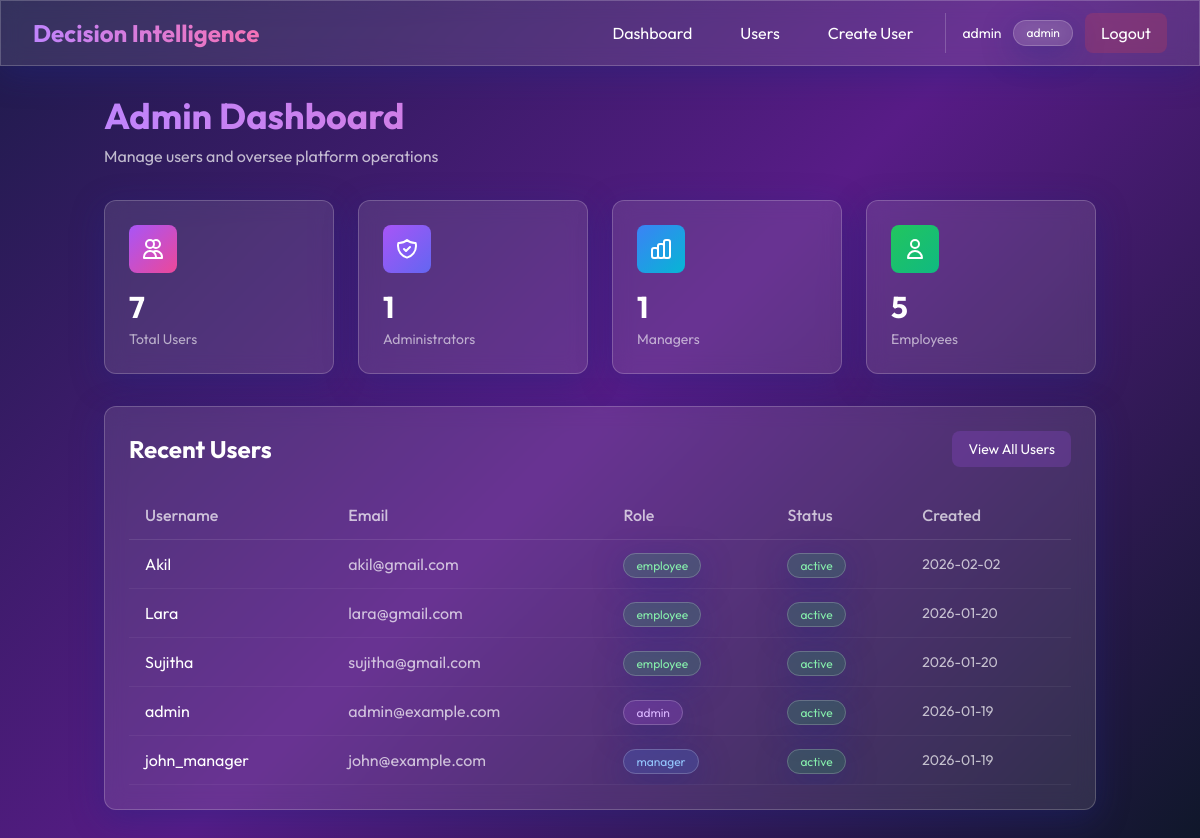
The app's page /admin/dashboard (signed in) with its own data.
### app.py (models this page shows, shortened)
class User(UserMixin, db.Model):
    id = db.Column(db.Integer, primary_key=True)
    username = db.Column(db.String(80), unique=True, nullable=False)
    email = db.Column(db.String(120), unique=True, nullable=False)
    password_hash = db.Column(db.String(200), nullable=False)
    role = db.Column(db.String(20), nullable=False)  # admin, manager, employee
    status = db.Column(db.String(20), default='active')
    created_at = db.Column(db.DateTime, default=datetime.utcnow)
    decisions = db.relationship('Decision', backref='creator', lazy=True)
    alerts = db.relationship('Alert', backref='user', lazy=True)

### app.py (the view)
@app.route('/admin/dashboard')
@login_required
def admin_dashboard():
    if current_user.role != 'admin':
        return redirect(url_for('landing'))
    users = User.query.all()
    total_users = len(users)
    admins = len([u for u in users if u.role == 'admin'])
    managers = len([u for u in users if u.role == 'manager'])
    employees = len([u for u in users if u.role == 'employee'])
    recent_users = User.query.order_by(User.created_at.desc()).limit(5).all()
    return render_template('admin_dashboard.html',
                         total_users=total_users,
                         admins=admins,
                         managers=managers,
                         employees=employees,
                         recent_users=recent_users)

### app.py (called while the page is built)
@login_manager.user_loader
def load_user(user_id):
    return User.query.get(int(user_id))

### templates/admin_dashboard.html (shortened to what this page needs)
{% extends "base.html" %}
{% block content %}
<div class="max-w-7xl mx-auto">
    <div class="mb-8 fade-in">
        <h1 class="text-4xl font-bold mb-2 bg-gradient-to-r from-purple-400 to-pink-400 bg-clip-text text-transparent">
        </h1>
        <p class="text-white/70">Manage users and oversee platform operations</p>
    </div>
    <div class="grid grid-cols-1 md:grid-cols-2 lg:grid-cols-4 gap-6 mb-8">
        <div class="glass rounded-xl p-6 hover-lift fade-in" style="animation-delay: 0.1s">
            <div class="flex items-center justify-between mb-4">
                <div
                    class="w-12 h-12 rounded-lg bg-gradient-to-br from-purple-500 to-pink-500 flex items-center justify-center">
                    <svg class="w-6 h-6 text-white" fill="none" stroke="currentColor" viewBox="0 0 24 24">
                        <path stroke-linecap="round" stroke-linejoin="round" stroke-width="2"
                            d="M12 4.354a4 4 0 110 5.292M15 21H3v-1a6 6 0 0112 0v1zm0 0h6v-1a6 6 0 00-9-5.197M13 7a4 4 0 11-8 0 4 4 0 018 0z">
                        </path>
                    </svg>
                </div>
            </div>
            <h3 class="text-3xl font-bold mb-1">{{ total_users }}</h3>
            <p class="text-white/60 text-sm">Total Users</p>
        </div>
        <div class="glass rounded-xl p-6 hover-lift fade-in" style="animation-delay: 0.2s">
            <div class="flex items-center justify-between mb-4">
                <div
                    class="w-12 h-12 rounded-lg bg-gradient-to-br from-purple-500 to-indigo-500 flex items-center justify-center">
                </div>
            </div>
            <h3 class="text-3xl font-bold mb-1">{{ admins }}</h3>
            <p class="text-white/60 text-sm">Administrators</p>
        </div>
        <div class="glass rounded-xl p-6 hover-lift fade-in" style="animation-delay: 0.3s">
            <div class="flex items-center justify-between mb-4">
                <div
                    class="w-12 h-12 rounded-lg bg-gradient-to-br from-blue-500 to-cyan-500 flex items-center justify-center">
                </div>
            </div>
            <h3 class="text-3xl font-bold mb-1">{{ managers }}</h3>
            <p class="text-white/60 text-sm">Managers</p>
        </div>
        <div class="glass rounded-xl p-6 hover-lift fade-in" style="animation-delay: 0.4s">
            <div class="flex items-center justify-between mb-4">
                <div
                    class="w-12 h-12 rounded-lg bg-gradient-to-br from-green-500 to-emerald-500 flex items-center justify-center">
                    <svg class="w-6 h-6 text-white" fill="none" stroke="currentColor" viewBox="0 0 24 24">
                        <path stroke-linecap="round" stroke-linejoin="round" stroke-width="2"
                            d="M16 7a4 4 0 11-8 0 4 4 0 018 0zM12 14a7 7 0 00-7 7h14a7 7 0 00-7-7z"></path>
                    </svg>
                </div>
            </div>
            <h3 class="text-3xl font-bold mb-1">{{ employees }}</h3>
            <p class="text-white/60 text-sm">Employees</p>
        </div>
    </div>
    <div class="glass rounded-xl p-6 fade-in" style="animation-delay: 0.5s">
        <div class="flex items-center justify-between mb-6">
            <h2 class="text-2xl font-bold">Recent Users</h2>
            <a href="{{ url_for('admin_users') }}"
                class="px-4 py-2 rounded-lg bg-purple-500/20 hover:bg-purple-500/30 transition text-sm">
                View All Users
            </a>
        </div>
        <div class="overflow-x-auto">
            <table class="w-full">
                <thead>
                    <tr class="border-b border-white/10">
                        <th class="text-left py-3 px-4 text-white/70 font-medium">Username</th>
                        <th class="text-left py-3 px-4 text-white/70 font-medium">Email</th>
                        <th class="text-left py-3 px-4 text-white/70 font-medium">Role</th>
                        <th class="text-left py-3 px-4 text-white/70 font-medium">Status</th>
                        <th class="text-left py-3 px-4 text-white/70 font-medium">Created</th>
                    </tr>
                </thead>
                <tbody>
                    {% for user in recent_users %}
                    <tr class="border-b border-white/5 hover:bg-white/5 transition">
                        <td class="py-3 px-4">{{ user.username }}</td>
                        <td class="py-3 px-4 text-white/70">{{ user.email }}</td>
                        <td class="py-3 px-4">
                            <span class="px-3 py-1 rounded-full text-xs glass
                                {% if user.role == 'admin' %}bg-purple-500/20 text-purple-300
                                {% elif user.role == 'manager' %}bg-blue-500/20 text-blue-300
                                {% else %}bg-green-500/20 text-green-300{% endif %}">
                                {{ user.role }}
                            </span>
                        </td>
                        <td class="py-3 px-4">
                            <span class="px-3 py-1 rounded-full text-xs glass
                                {% if user.status == 'active' %}bg-green-500/20 text-green-300
                                {% else %}bg-red-500/20 text-red-300{% endif %}">
                                {{ user.status }}
                            </span>
                        </td>
                        <td class="py-3 px-4 text-white/70 text-sm">{{ user.created_at.strftime('%Y-%m-%d') }}</td>
                    </tr>
                    {% endfor %}
                </tbody>
            </table>
        </div>
    </div>
</div>
{% endblock %}

### templates/base.html (shortened to what this page needs)
<!DOCTYPE html>
<html lang="en">
<head>
    <script src="https://cdn.tailwindcss.com"></script>
</head>
<body class="text-white">
    {% if current_user.is_authenticated %}
    <nav class="glass fixed top-0 left-0 right-0 z-50">
        <div class="max-w-7xl mx-auto px-4 sm:px-6 lg:px-8">
            <div class="flex justify-between items-center h-16">
                <div class="flex items-center">
                    <h1
                        class="text-2xl font-bold bg-gradient-to-r from-purple-400 to-pink-400 bg-clip-text text-transparent">
                    </h1>
                </div>
                <div class="hidden md:flex items-center space-x-4">
                    {% block nav_links %}
                    {% if current_user.role == 'admin' %}
                    <a href="{{ url_for('admin_dashboard') }}"
                        class="px-4 py-2 rounded-lg hover:bg-white/10 transition">Dashboard</a>
                    <a href="{{ url_for('admin_users') }}"
                        class="px-4 py-2 rounded-lg hover:bg-white/10 transition">Users</a>
                    <a href="{{ url_for('admin_create_user') }}"
                        class="px-4 py-2 rounded-lg hover:bg-white/10 transition">Create User</a>
                    {% endif %}
                    {% endblock %}
                    <div class="flex items-center space-x-3 ml-4 pl-4 border-l border-white/20">
                        <span class="text-sm">{{ current_user.username }}</span>
                        <span class="px-3 py-1 rounded-full text-xs glass">{{ current_user.role }}</span>
                        <a href="{{ url_for('logout') }}"
                            class="px-4 py-2 bg-red-500/20 hover:bg-red-500/30 rounded-lg transition">Logout</a>
                    </div>
                </div>
            </div>
        </div>
    </nav>
    <div class="h-16"></div>
    {% endif %}
    <main class="{% if current_user.is_authenticated %}container mx-auto px-4 py-8{% endif %}">
        {% block content %}{% endblock %}
    </main>
</body>
</html>

### templates/base.html (style rules this page uses)
* { font-family: 'Outfit', sans-serif; }
body { background: linear-gradient(135deg, #1e1b4b 0%, #581c87 50%, #0f172a 100%); min-height: 100vh; background-attachment: fixed; }
.glass { background: rgba(255, 255, 255, 0.1); backdrop-filter: blur(10px); -webkit-backdrop-filter: blur(10px); border: 1px solid rgba(255, 255, 255, 0.2); box-shadow: 0 8px 32px 0 rgba(31, 38, 135, 0.37); }
.fade-in { animation: fadeIn 0.6s ease-out forwards; }
.hover-lift { transition: all 0.4s cubic-bezier(0.175, 0.885, 0.32, 1.275); position: relative; }
.hover-lift::before { content: ''; position: absolute; inset: 0; border-radius: inherit; padding: 2px; background: linear-gradient(135deg, rgba(139, 92, 246, 0.5), rgba(236, 72, 153, 0.5)); -webkit-mask: linear-gradient(#fff 0 0) content-box, linear-gradient(#fff 0 0); -webkit-mask-composite: xor; mask-composite: exclude; opacity: 0; transition: opacity 0.4s ease; pointer-events: none; }
tbody tr { transition: all 0.3s ease; }

### records on screen
User: username "admin", role "admin", email "admin@example.com", status "active", created_at "2026-01-19"
User: username "Akil", email "akil@gmail.com", role "employee", status "active", created_at "2026-02-02"
User: username "Lara", email "lara@gmail.com", role "employee", status "active", created_at "2026-01-20"
User: username "Sujitha", email "sujitha@gmail.com", role "employee", status "active", created_at "2026-01-20"
User: username "john_manager", email "john@example.com", role "manager", status "active", created_at "2026-01-19"

### other values on screen
{{ total_users }} "7"
{{ admins }} "1"
{{ managers }} "1"
{{ employees }} "5"
